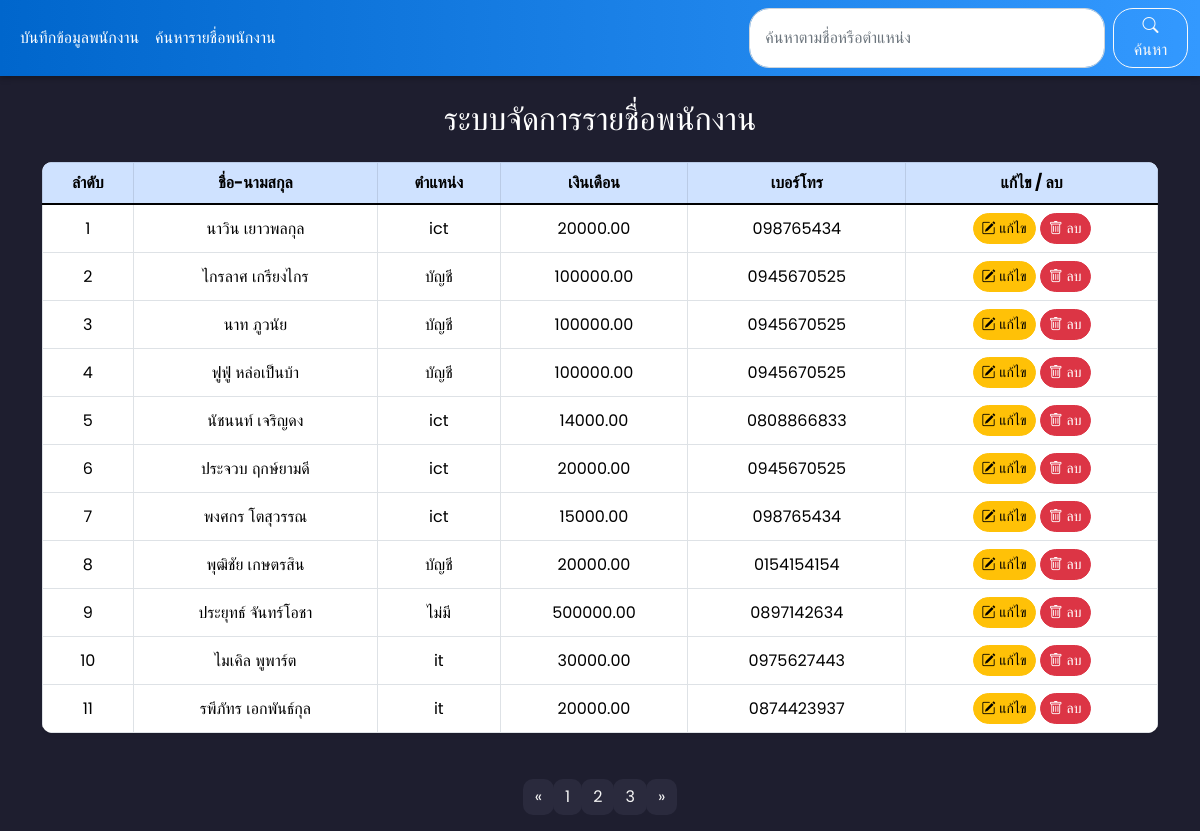
The page / on the database its author committed.
### employee/models.py (models this page shows, shortened)
class Employee(models.Model):
    first_name = models.CharField(max_length=100)
    last_name = models.CharField(max_length=100)
    position = models.CharField(max_length=100)
    salary = models.DecimalField(max_digits=10, decimal_places=2)
    phone_number = models.CharField(max_length=15)

### employee/views.py (the view)
# urls.py: path('', views.employee_list, name='employee_list'),  # หน้าแสดงรายชื่อพนักงาน
def employee_list(request):
    employees = Employee.objects.all()  # ดึงข้อมูลพนักงานทั้งหมด
    return render(request, 'employee_list.html', {'employees': employees})

### employee/templates/employee_list.html (shortened to what this page needs)
<!DOCTYPE html>
<html lang="th">
<head>
    <link href="https://cdn.jsdelivr.net/npm/bootstrap@5.1.3/dist/css/bootstrap.min.css" rel="stylesheet">
    <link href="https://cdn.jsdelivr.net/npm/bootstrap-icons/font/bootstrap-icons.css" rel="stylesheet">
</head>
<body>
    <nav class="navbar navbar-expand-lg navbar-light navbar-custom">
        <div class="container-fluid">
            <div class="collapse navbar-collapse" id="navbarNav">
                <ul class="navbar-nav me-auto mb-2 mb-lg-0">
                    <li class="nav-item">
                        <a class="nav-link text-white" href="{% url 'add_employee' %}">บันทึกข้อมูลพนักงาน</a>
                    </li>
                    <li class="nav-item">
                        <a class="nav-link text-white" href="{% url 'search_employee' %}">ค้นหารายชื่อพนักงาน</a>
                    </li>
                </ul>
                <form method="GET" action="{% url 'search_employee' %}" class="d-flex ms-auto">
                    <input class="form-control me-2 navbar-search-input" type="search" placeholder="ค้นหาตามชื่อหรือตำแหน่ง" aria-label="Search" name="search">
                    <button class="btn btn-outline-light navbar-search-button" type="submit">
                        <i class="bi bi-search"></i> ค้นหา
                    </button>
                </form>
            </div>
        </div>
    </nav>
    <div class="container mt-4 fade-in">
        <h2 class="text-center mb-4">ระบบจัดการรายชื่อพนักงาน</h2>
        <div class="table-responsive">
            <table class="table table-bordered table-hover shadow-sm">
                <thead class="table-primary">
                    <tr>
                        <th>ลำดับ</th>
                        <th>ชื่อ-นามสกุล</th>
                        <th>ตำแหน่ง</th>
                        <th>เงินเดือน</th>
                        <th>เบอร์โทร</th>
                        <th>แก้ไข / ลบ</th>
                    </tr>
                </thead>
                <tbody>
                    {% if employees %}
                        {% for employee in employees %}
                            <tr>
                                <td>{{ forloop.counter }}</td>
                                <td>{{ employee.first_name }} {{ employee.last_name }}</td>
                                <td>{{ employee.position }}</td>
                                <td>{{ employee.salary }}</td>
                                <td>{{ employee.phone_number }}</td>
                                <td>
                                    <a href="{% url 'edit_employee' employee.pk %}" class="btn btn-warning btn-sm btn-custom"><i class="bi bi-pencil-square"></i> แก้ไข</a>
                                    <a href="{% url 'delete_employee' employee.pk %}" class="btn btn-danger btn-sm btn-custom"
   onclick="return confirm('คุณต้องการลบพนักงานนี้หรือไม่?');">
   <i class="bi bi-trash"></i> ลบ
</a>
                                </td>
                            </tr>
                        {% endfor %}
                    {% else %}
                        <tr>
                            <td colspan="6" class="text-center">ไม่พบข้อมูลพนักงานที่ตรงกับคำค้นหา</td>
                        </tr>
                    {% endif %}
                </tbody>
            </table>
        </div>
        <div class="pagination-container">
            <nav aria-label="Page navigation example">
                <ul class="pagination">
                    <li class="page-item">
                        <a class="page-link" href="#" aria-label="Previous">
                            <span aria-hidden="true">&laquo;</span>
                        </a>
                    </li>
                    <li class="page-item"><a class="page-link" href="#">1</a></li>
                    <li class="page-item"><a class="page-link" href="#">2</a></li>
                    <li class="page-item"><a class="page-link" href="#">3</a></li>
                    <li class="page-item">
                        <a class="page-link" href="#" aria-label="Next">
                            <span aria-hidden="true">&raquo;</span>
                        </a>
                    </li>
                </ul>
            </nav>
        </div>
    </div>
</body>
</html>

### employee/templates/employee_list.html (style rules this page uses)
body { font-family: 'Poppins', sans-serif; background-color: #1e1e2f; color: #f5f5f5; }
.navbar-custom { background: linear-gradient(to right, #0066cc, #3399ff); box-shadow: 0 2px 6px rgba(0,0,0,0.3); }
.navbar-search-input { border-radius: 20px; padding-left: 15px; }
.navbar-search-button { border-radius: 20px; padding: 5px 15px; }
h2 { font-weight: 500; color: #ffffff; }
.table { background-color: #ffffff; border-radius: 10px; overflow: hidden; color: #000; }
.table th, .table td { vertical-align: middle; text-align: center; }
.table thead { background-color: #dbeeff; }
.btn-custom { border-radius: 20px; }
.fade-in { animation: fadeIn 0.5s ease-in-out; }
.pagination-container { display: flex; justify-content: center; margin-top: 30px; }
.page-link { border-radius: 10px !important; background-color: #2a2a3d; color: #f5f5f5; border: none; }
.nav-link { color: #fff !important; }

### rows shown on the page
Employee: first_name "นาวิน", last_name "เยาวพลกุล", position "ict", salary "20000.00", phone_number "098765434"
Employee: first_name "ไกรลาศ", last_name "เกรียงไกร", position "บัญชี", salary "100000.00", phone_number "0945670525"
Employee: first_name "นาท", last_name "ภูวนัย", position "บัญชี", salary "100000.00", phone_number "0945670525"
Employee: first_name "ฟูฟู่", last_name "หล่อเป็นบ้า", position "บัญชี", salary "100000.00", phone_number "0945670525"
Employee: first_name "นัชนนท์", last_name "เจริญดง", position "ict", salary "14000.00", phone_number "0808866833"
Employee: first_name "ประจวบ", last_name "ฤกษ์ยามดี", position "ict", salary "20000.00", phone_number "0945670525"
Employee: first_name "พงศกร", last_name "โตสุวรรณ", position "ict", salary "15000.00", phone_number "098765434"
Employee: first_name "พุฒิชัย", last_name "เกษตรสิน", position "บัญชี", salary "20000.00", phone_number "0154154154"
Employee: first_name "ประยุทธ์", last_name "จันทร์โอชา", position "ไม่มี", salary "500000.00", phone_number "0897142634"
Employee: first_name "ไมเคิล", last_name "พูพาร์ต", position "it", salary "30000.00", phone_number "0975627443"
Employee: first_name "รพีภัทร", last_name "เอกพันธ์กุล", position "it", salary "20000.00", phone_number "0874423937"
